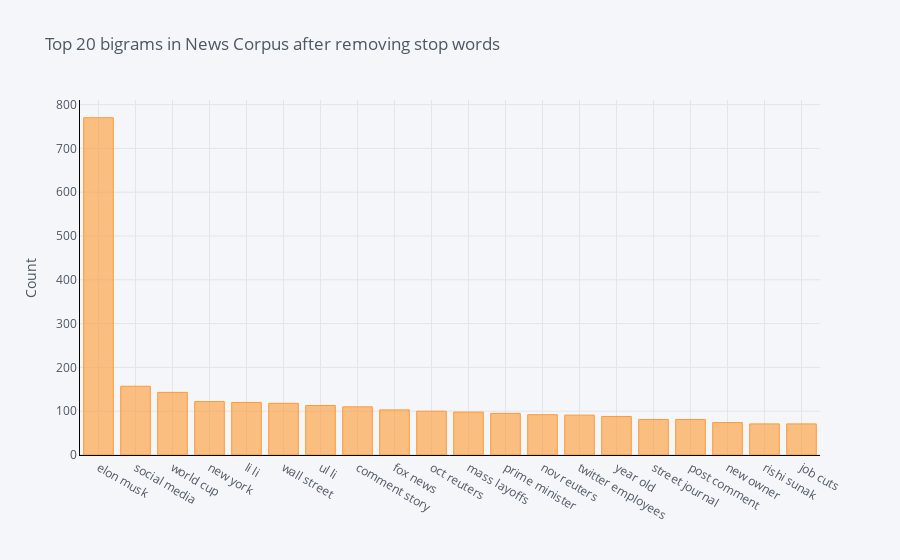

Notebook cell for this chart:
### Markdown cell above
### **Bigram Analysis**
Some English words occur together more frequently. For example - blue sky, do or die, best performance, heavy rain etc. So, in a text document. lets analyze which two words appeared most frequently in the news article corpus.

### Code cell
# A genralized function to extact the top n most frequently occuring bigram from the text corpus 
def get_top_n_bigram(corpus, n=None):
    vec = CountVectorizer(ngram_range=(2, 2), stop_words='english').fit(corpus)
    bag_of_words = vec.transform(corpus)
    sum_words = bag_of_words.sum(axis=0) 
    words_freq = [(word, sum_words[0, idx]) for word, idx in vec.vocabulary_.items()]
    words_freq =sorted(words_freq, key = lambda x: x[1], reverse=True)
    return words_freq[:n]
common_words = get_top_n_bigram(flattened_list, 20)
for word, freq in common_words:
    print(word, freq)
df4 = pd.DataFrame(common_words, columns = ['Text' , 'count'])
df4.groupby('Text').sum()['count'].sort_values(ascending=False).iplot(
    kind='bar', yTitle='Count', linecolor='black', title='Top 20 bigrams in News Corpus after removing stop words')

### Figure 1 — Plotly figure (JSON) as saved in the notebook; plotly's stock layout.template omitted (floating-point values rounded to 4 significant figures)
{"data": [{"marker": {"color": "rgba(255, 153, 51, 0.6)", "line": {"color": "rgba(255, 153, 51, 1.0)", "width": 1}}, "name": "count", "orientation": "v", "text": "", "x": ["elon musk", "social media", "world cup", "new york", "li li", "wall street", "ul li", "comment story", "fox news", "oct reuters", "mass layoffs", "prime minister", "nov reuters", "twitter employees", "year old", "street journal", "post comment", "new owner", "rishi sunak", "job cuts"], "y": [770, 157, 143, 122, 120, 118, 113, 110, 103, 100, 98, 95, 92, 91, 88, 81, 81, 74, 71, 71], "type": "bar"}], "layout": {"legend": {"bgcolor": "#F5F6F9", "font": {"color": "#4D5663"}}, "paper_bgcolor": "#F5F6F9", "plot_bgcolor": "#F5F6F9", "title": {"font": {"color": "#4D5663"}, "text": "Top 20 bigrams in News Corpus after removing stop words"}, "xaxis": {"gridcolor": "#E1E5ED", "linecolor": "black", "showgrid": true, "tickfont": {"color": "#4D5663"}, "title": {"font": {"color": "#4D5663"}, "text": ""}, "zerolinecolor": "#E1E5ED"}, "yaxis": {"gridcolor": "#E1E5ED", "linecolor": "black", "showgrid": true, "tickfont": {"color": "#4D5663"}, "title": {"font": {"color": "#4D5663"}, "text": "Count"}, "zerolinecolor": "#E1E5ED"}}}
